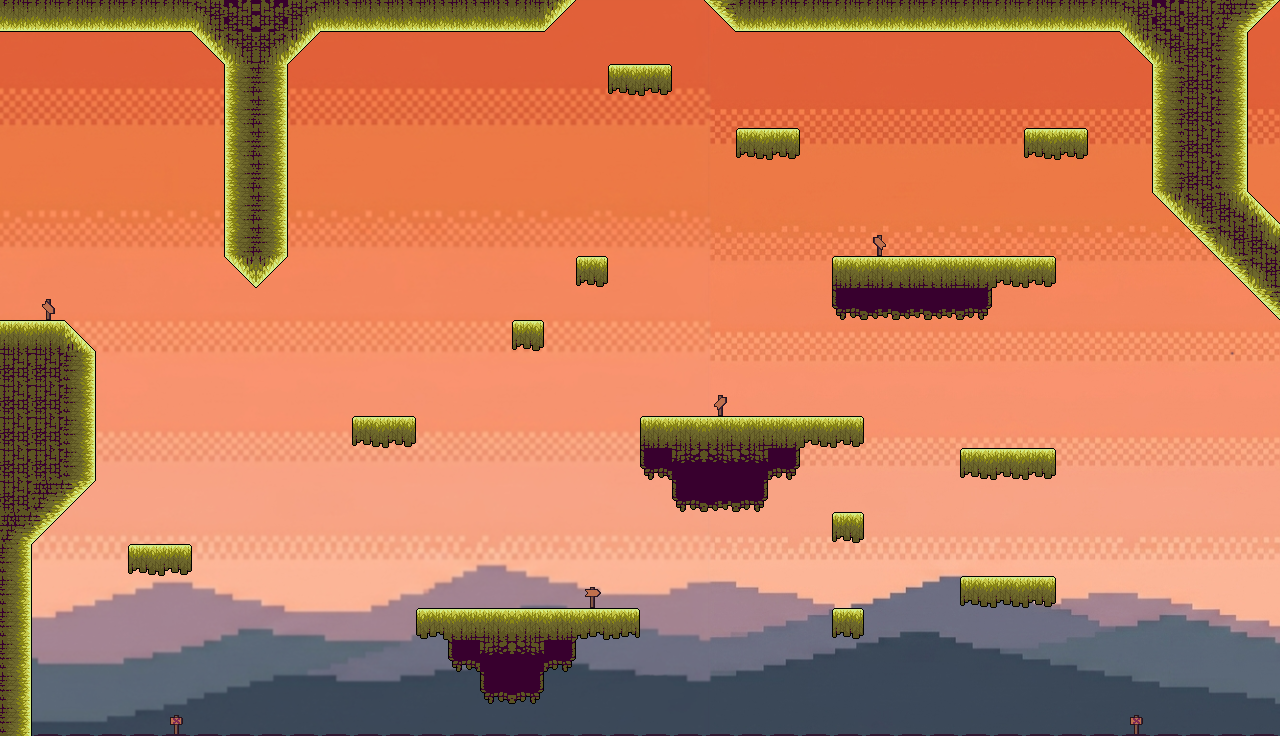

Tiled map render using the project's own tile images. Description and the whole map definition, tile-layer contents included, below:
An orthogonal 40x23 tile map with 32x32 px tiles, 2 tile layers (Capa de patrones 2, Platforms), 5 tilesets, 1 image layer.

<map version="1.10" tiledversion="1.12.1" orientation="orthogonal" renderorder="right-down" width="40" height="23" tilewidth="32" tileheight="32" infinite="0" nextlayerid="4" nextobjectid="1">
 <tileset firstgid="1" source="Tileset_cielo.tsx" />
 <tileset firstgid="97" source="Tileset_Tierra_.tsx" />
 <tileset firstgid="193" source="Tileset_Cielo_girado.tsx" />
 <tileset firstgid="289" source="CartelArriba.tsx" />
 <tileset firstgid="290" source="Decoracion/Señales.tsx" />
 <imagelayer id="2" name="Capa de Imagen 1">
  <image source="../Mapas/Cielo abajo.png" width="1280" height="736" />
 </imagelayer>
 <layer id="3" name="Capa de patrones 2" width="40" height="23">
  <data encoding="csv">
0,0,0,0,0,0,0,0,0,0,0,0,0,0,0,0,0,0,0,0,0,0,0,0,0,0,0,0,0,0,0,0,0,0,0,0,0,0,0,0,
0,0,0,0,0,0,0,0,0,0,0,0,0,0,0,0,0,0,0,0,0,0,0,0,0,0,0,0,0,0,0,0,0,0,0,0,0,0,0,0,
0,0,0,0,0,0,0,0,0,0,0,0,0,0,0,0,0,0,0,0,0,0,0,0,0,0,0,0,0,0,0,0,0,0,0,0,0,0,0,0,
0,0,0,0,0,0,0,0,0,0,0,0,0,0,0,0,0,0,0,0,0,0,0,0,0,0,0,0,0,0,0,0,0,0,0,0,0,0,0,0,
0,0,0,0,0,0,0,0,0,0,0,0,0,0,0,0,0,0,0,0,0,0,0,0,0,0,0,0,0,0,0,0,0,0,0,0,0,0,0,0,
0,0,0,0,0,0,0,0,0,0,0,0,0,0,0,0,0,0,0,0,0,0,0,0,0,0,0,0,0,0,0,0,0,0,0,0,0,0,0,0,
0,0,0,0,0,0,0,0,0,0,0,0,0,0,0,0,0,0,0,0,0,0,0,0,0,0,0,0,0,0,0,0,0,0,0,0,0,0,0,0,
0,0,0,0,0,0,0,0,0,0,0,0,0,0,0,0,0,0,0,0,0,0,0,0,0,0,0,2147483943,0,0,0,0,0,0,0,0,0,0,0,0,
0,0,0,0,0,0,0,0,0,0,0,0,0,0,0,0,0,0,0,0,0,0,0,0,0,0,0,0,0,0,0,0,0,0,0,0,0,0,0,0,
0,297,0,0,0,0,0,0,0,0,0,0,0,0,0,0,0,0,0,0,0,0,0,0,0,0,0,0,0,0,0,0,0,0,0,0,0,0,0,0,
0,0,0,0,0,0,0,0,0,0,0,0,0,0,0,0,0,0,0,0,0,0,0,0,0,0,0,0,0,0,0,0,0,0,0,0,0,0,0,0,
0,0,0,0,0,0,0,0,0,0,0,0,0,0,0,0,0,0,0,0,0,0,0,0,0,0,0,0,0,0,0,0,0,0,0,0,0,0,0,0,
0,0,0,0,0,0,0,0,0,0,0,0,0,0,0,0,0,0,0,0,0,0,295,0,0,0,0,0,0,0,0,0,0,0,0,0,0,0,0,0,
0,0,0,0,0,0,0,0,0,0,0,0,0,0,0,0,0,0,0,0,0,0,0,0,0,0,0,0,0,0,0,0,0,0,0,0,0,0,0,0,
0,0,0,0,0,0,0,0,0,0,0,0,0,0,0,0,0,0,0,0,0,0,0,0,0,0,0,0,0,0,0,0,0,0,0,0,0,0,0,0,
0,0,0,0,0,0,0,0,0,0,0,0,0,0,0,0,0,0,0,0,0,0,0,0,0,0,0,0,0,0,0,0,0,0,0,0,0,0,0,0,
0,0,0,0,0,0,0,0,0,0,0,0,0,0,0,0,0,0,0,0,0,0,0,0,0,0,0,0,0,0,0,0,0,0,0,0,0,0,0,0,
0,0,0,0,0,0,0,0,0,0,0,0,0,0,0,0,0,0,0,0,0,0,0,0,0,0,0,0,0,0,0,0,0,0,0,0,0,0,0,0,
0,0,0,0,0,0,0,0,0,0,0,0,0,0,0,0,0,0,290,0,0,0,0,0,0,0,0,0,0,0,0,0,0,0,0,0,0,0,0,0,
0,0,0,0,0,0,0,0,0,0,0,0,0,0,0,0,0,0,0,0,0,0,0,0,0,0,0,0,0,0,0,0,0,0,0,0,0,0,0,0,
0,0,0,0,0,0,0,0,0,0,0,0,0,0,0,0,0,0,0,0,0,0,0,0,0,0,0,0,0,0,0,0,0,0,0,0,0,0,0,0,
0,0,0,0,0,0,0,0,0,0,0,0,0,0,0,0,0,0,0,0,0,0,0,0,0,0,0,0,0,0,0,0,0,0,0,0,0,0,0,0,
0,0,0,0,0,298,0,0,0,0,0,0,0,0,0,0,0,0,0,0,0,0,0,0,0,0,0,0,0,0,0,0,0,0,0,298,0,0,0,0
</data>
 </layer>
 <layer id="1" name="Platforms" width="40" height="23">
  <data encoding="csv">
3221225474,3221225474,3221225474,3221225474,3221225474,3221225474,3221225526,37,2147483685,1073741878,1073741826,1073741826,1073741826,1073741826,1073741826,1073741826,3221225474,3221225515,0,0,0,0,1610612779,3221225474,3221225474,3221225474,3221225474,3221225474,3221225474,3221225474,3221225474,3221225474,3221225474,3221225474,3221225474,3221225526,37,24,236,2684354602,
0,0,0,0,0,0,3221225514,3221225526,1073741878,1073741866,0,0,0,0,0,0,0,0,0,0,0,0,0,0,0,0,0,0,0,0,0,0,0,0,0,3221225514,3221225526,24,208,0,
0,0,0,0,0,0,0,3221225680,208,0,0,0,0,0,0,0,0,0,0,49,51,0,0,0,0,0,0,0,0,0,0,0,0,0,0,0,3221225680,24,208,0,
0,0,0,0,0,0,0,3221225680,208,0,0,0,0,0,0,0,0,0,0,0,0,0,0,0,0,0,0,0,0,0,0,0,0,0,0,0,3221225680,24,208,0,
0,0,0,0,0,0,0,3221225680,208,0,0,0,0,0,0,0,0,0,0,0,0,0,0,49,51,0,0,0,0,0,0,0,49,51,0,0,3221225680,24,208,0,
0,0,0,0,0,0,0,3221225680,208,0,0,0,0,0,0,0,0,0,0,0,0,0,0,0,0,0,0,0,0,0,0,0,0,0,0,0,3221225680,24,208,0,
0,0,0,0,0,0,0,3221225680,208,0,0,0,0,0,0,0,0,0,0,0,0,0,0,0,0,0,0,0,0,0,0,0,0,0,0,0,3221225514,3221225526,1610612972,42,
0,0,0,0,0,0,0,3221225680,208,0,0,0,0,0,0,0,0,0,0,0,0,0,0,0,0,0,0,0,0,0,0,0,0,0,0,0,0,1610612779,3221225526,54,
0,0,0,0,0,0,0,3221225514,3221225515,0,0,0,0,0,0,0,0,0,52,0,0,0,0,0,0,0,1,2,2147483650,2147483650,2,50,51,0,0,0,0,0,1610612779,3221225526,
0,0,0,0,0,0,0,0,0,0,0,0,0,0,0,0,0,0,0,0,0,0,0,0,0,0,56,57,57,57,2147483704,0,0,0,0,0,0,0,0,1610612779,
2,2,42,0,0,0,0,0,0,0,0,0,0,0,0,0,52,0,0,0,0,0,0,0,0,0,0,0,0,0,0,0,0,0,0,0,0,0,0,0,
24,24,208,0,0,0,0,0,0,0,0,0,0,0,0,0,0,0,0,0,0,0,0,0,0,0,0,0,0,0,0,0,0,0,0,0,0,0,0,0,
24,24,208,0,0,0,0,0,0,0,0,0,0,0,0,0,0,0,0,0,0,0,0,0,0,0,0,0,0,0,0,0,0,0,0,0,0,0,0,0,
24,24,208,0,0,0,0,0,0,0,0,49,51,0,0,0,0,0,0,0,1,2,2147483650,2147483650,2,50,51,0,0,0,0,0,0,0,0,0,0,0,0,0,
24,24,208,0,0,0,0,0,0,0,0,0,0,0,0,0,0,0,0,0,56,14,2147483662,2147483662,2147483704,0,0,0,0,0,49,50,51,0,0,0,0,0,0,0,
24,2684354614,2684354602,0,0,0,0,0,0,0,0,0,0,0,0,0,0,0,0,0,0,56,57,2147483704,0,0,0,0,0,0,0,0,0,0,0,0,0,0,0,0,
2684354614,2684354602,0,0,0,0,0,0,0,0,0,0,0,0,0,0,0,0,0,0,0,0,0,0,0,0,52,0,0,0,0,0,0,0,0,0,0,0,0,0,
208,0,0,0,49,51,0,0,0,0,0,0,0,0,0,0,0,0,0,0,0,0,0,0,0,0,0,0,0,0,0,0,0,0,0,0,0,0,0,0,
208,0,0,0,0,0,0,0,0,0,0,0,0,0,0,0,0,0,0,0,0,0,0,0,0,0,0,0,0,0,49,50,51,0,0,0,0,0,0,0,
208,0,0,0,0,0,0,0,0,0,0,0,0,2147483699,2147483650,2,2147483650,2147483650,2147483698,2147483697,0,0,0,0,0,0,52,0,0,0,0,0,0,0,0,0,0,0,0,0,
208,0,0,0,0,0,0,0,0,0,0,0,0,0,56,14,2147483662,2147483704,0,0,0,0,0,0,0,0,0,0,0,0,0,0,0,0,0,0,0,0,0,0,
208,0,0,0,0,0,0,0,0,0,0,0,0,0,0,56,2147483704,0,0,0,0,0,0,0,0,0,0,0,0,0,0,0,0,0,0,0,0,0,0,0,
208,186,186,186,186,186,186,186,186,186,186,186,186,186,186,186,186,186,186,186,186,186,186,186,186,186,186,186,186,186,186,186,186,186,186,186,186,186,186,186
</data>
 </layer>
</map>
